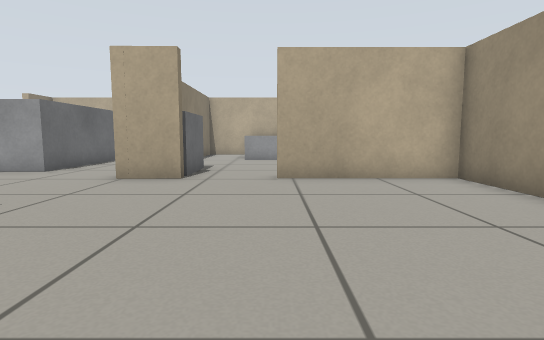
view 1 (above)

16 first-person views from a walk through a world built for the Gazebo simulator. The camera is 0.5 m above the floor, tilts 6° down and sees 80° across. The floor is counted in squares, 0.5 m on a side. Each view is taken from the middle of a square. On the plan, view 1 faces up. The plan holds only what a view shows up to about 12 squares ahead; the rest is blank. Gazebo's built-in surfaces are drawn with simple patterns.

view 2
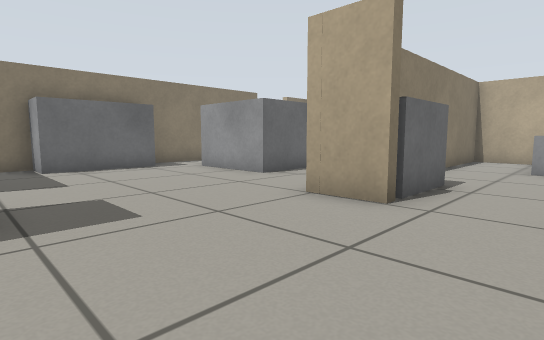

view 3
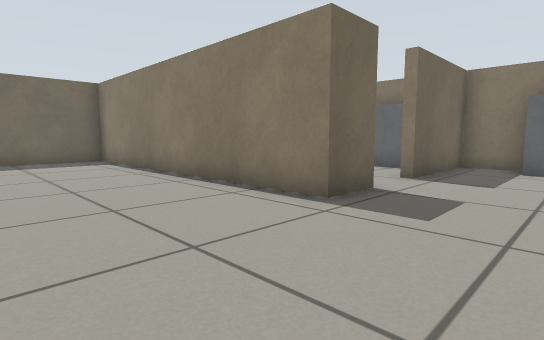

view 4
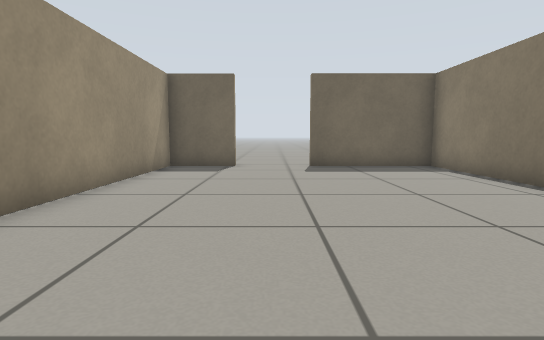

view 5
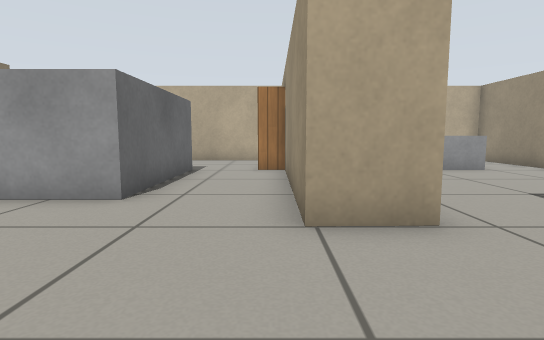

view 6
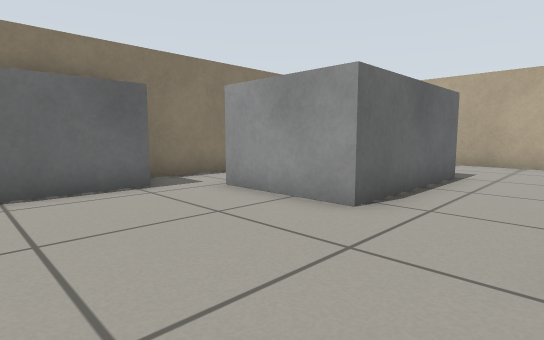

view 7
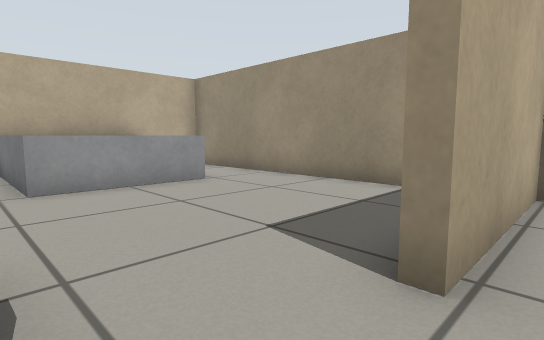

view 8
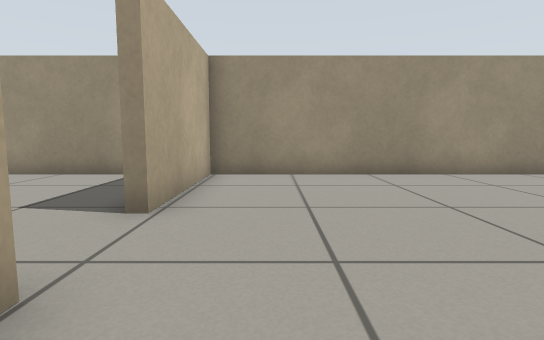

view 9
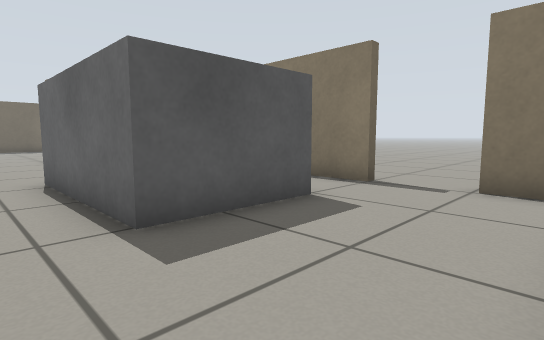

view 10
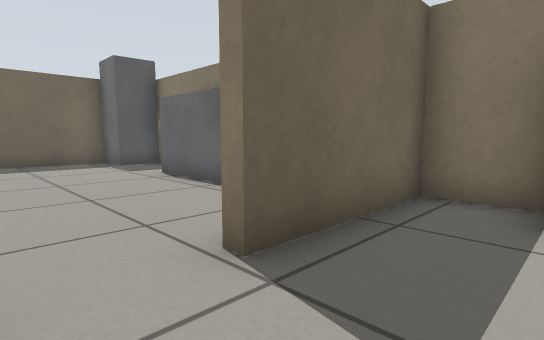

view 11
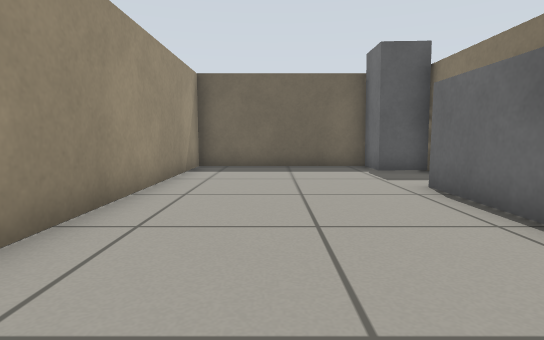

view 12
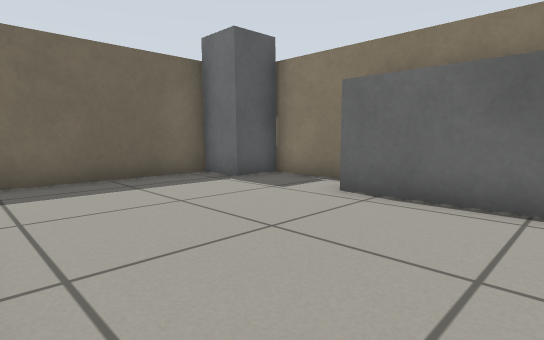

view 13
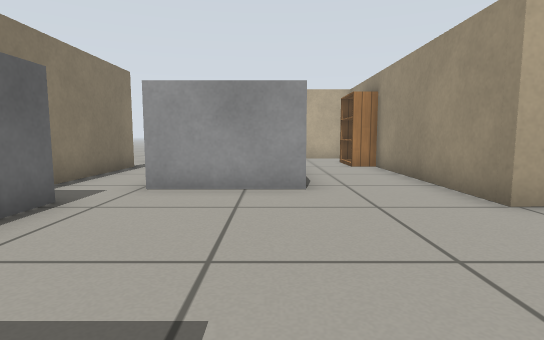

view 14
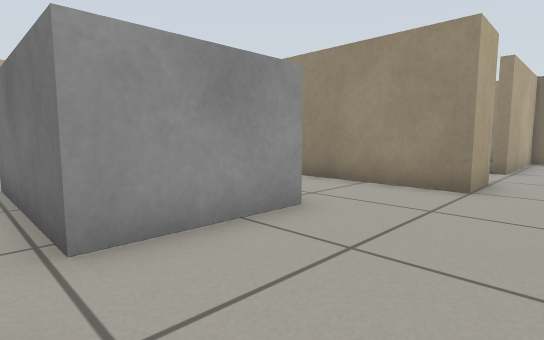

view 15
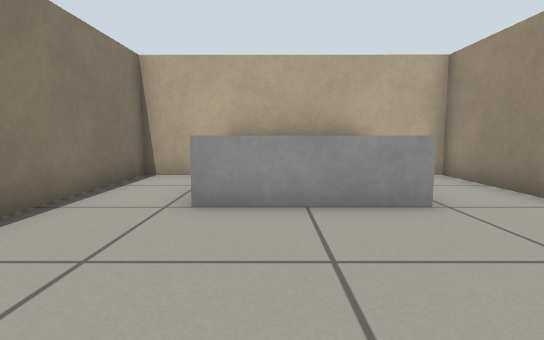

view 16
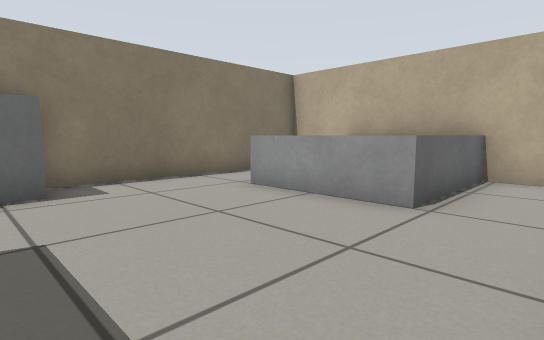

### Floor plan
Ten units are one square. View 1 is at (0, 0); x grows to the right and y downward. Boxes are objects, and circles mark ways between rooms. Rooms are numbered by the first view taken in them; rooms with no view inside come last. Other rooms are left out.
<svg viewBox="-125 -180 174 265">
<path fill="none" stroke="#000" d="M-24 -76 -36 -76 -36 -85M-36 -103 -36 -132M-59 -30 -43 -30 -43 77 -2 77M44 -86 44 -173 24 -173M-14 -173 -33 -173 -33 -104M-50 -173 -75 -173M-119 -135 -115 -135 -115 -30 -77 -30 -77 -26M-115 -165 -115 -155M21 77 44 77 44 -76 1 -76 1 -80M-115 6 -115 64M-101 77 -46 77 -46 -3M-101 -17 -101 34"/>
<rect x="-115" y="-85" width="10" height="40" fill="#bbb"><title>grey box</title></rect>
<rect x="-95" y="-135" width="30" height="50" fill="#bbb"><title>grey box</title></rect>
<rect x="-45" y="-155" width="10" height="20" fill="#bbb"><title>bookshelf</title></rect>
<rect x="-35" y="-105" width="20" height="30" fill="#bbb"><title>grey box</title></rect>
<rect x="-15" y="-175" width="40" height="40" fill="#bbb"><title>grey box</title></rect>
<rect x="-115" y="65" width="20" height="10" fill="#bbb"><title>grey box</title></rect>
<circle cx="-65" cy="-30" r="3" fill="#2a7"/>
<text x="-30" y="-70">1</text>
<text x="-70" y="30">2</text>
</svg>
Room 1 opens to room 2.

Where each view was taken, in squares from view 1:
view 1: 0 up, 0 right, facing up
view 2: 3 up, 0 right, facing up-left
view 3: 6 up, 0 right, facing down-left
view 4: 3 up, 1 right, facing down
view 5: 4 up, 4 left, facing up
view 6: 5 up, 4 left, facing up-left
view 7: 7 up, 2 left, facing up-right
view 8: 6 up, 4 left, facing right
view 9: 17 up, 5 left, facing down-left
view 10: 5 up, 6 left, facing down-left
view 11: 3 up, 7 left, facing down
view 12: 0 up, 5 left, facing down-left
view 13: 3 up, 7 left, facing up
view 14: 6 up, 10 left, facing up-right
view 15: 9 up, 0 right, facing up
view 16: 9 up, 4 right, facing up-left
